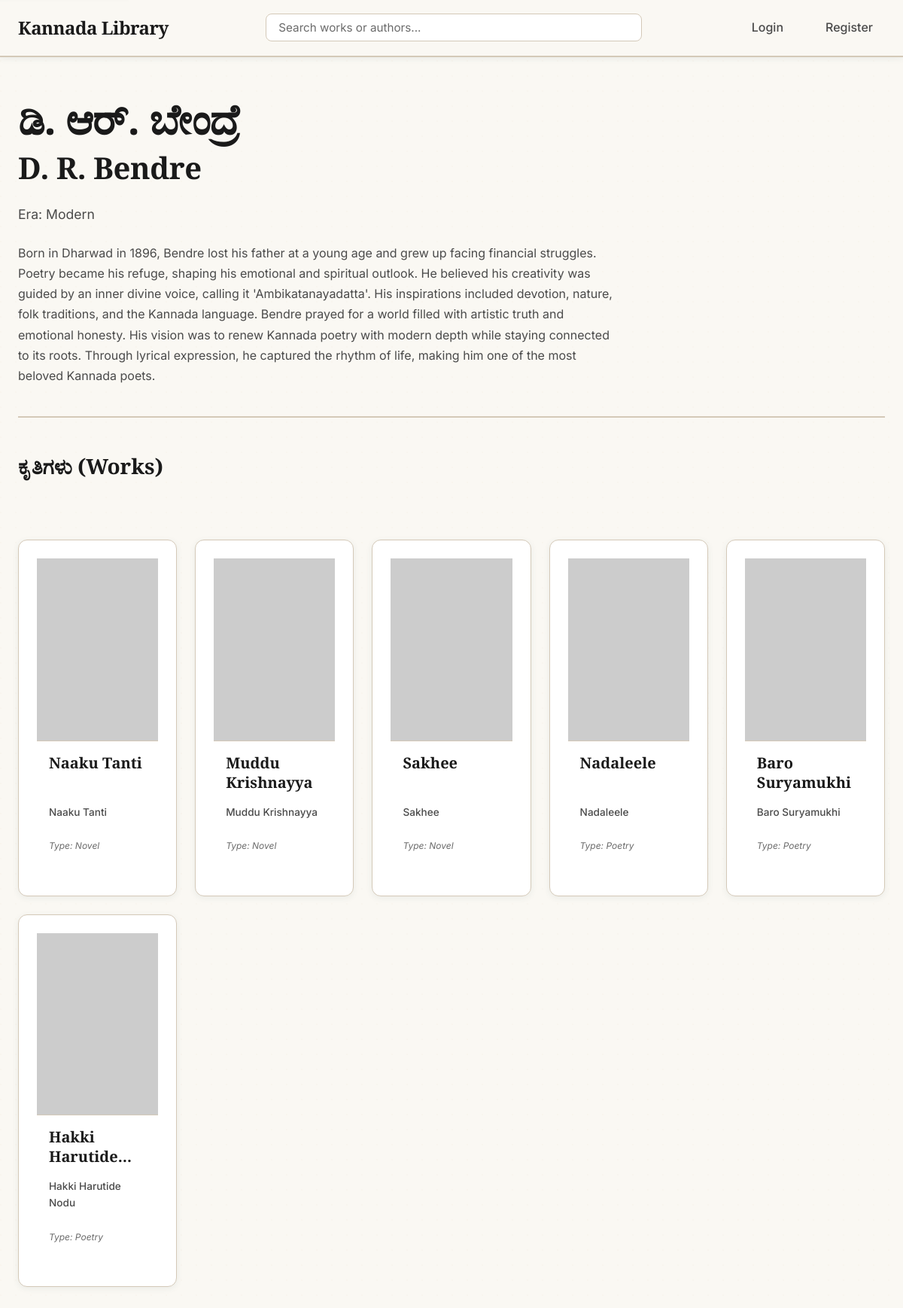
The page /author/6 on the database its author committed.
### tables this page shows
CREATE TABLE Author (
    author_id INTEGER PRIMARY KEY AUTOINCREMENT,
    name_kannada TEXT NOT NULL,
    name_english TEXT NOT NULL,
    biography TEXT,
    image_url TEXT, -- e.g., 'kuvempu.jpg'
    era TEXT
);

CREATE TABLE Work (
    work_id INTEGER PRIMARY KEY AUTOINCREMENT,
    author_id INTEGER NOT NULL,
    title_kannada TEXT NOT NULL,
    title_english TEXT NOT NULL,
    synopsis TEXT,
    cover_image_url TEXT, -- e.g., 'kanooru_heggadithi.jpg'
    type TEXT, -- 'Novel', 'Poetry', 'Play'
    FOREIGN KEY (author_id) REFERENCES Author (author_id)
);

### app.py (the view)
@app.route('/author/<int:author_id>')
def author_details(author_id):
    db = get_db()
    author = db.execute('SELECT * FROM Author WHERE author_id = ?', (author_id,)).fetchone()
    if author is None:
        abort(404)
    works = db.execute('SELECT * FROM Work WHERE author_id = ?', (author_id,)).fetchall()
    return render_template('author.html', author=author, works=works)

### app.py (called while the page is built)
def get_db():
    db = getattr(g, '_database', None)
    if db is None:
        db = g._database = sqlite3.connect(DATABASE)
        db.row_factory = sqlite3.Row
    return db

@app.teardown_appcontext
def close_connection(exception):
    db = getattr(g, '_database', None)
    if db is not None:
        db.close()

### templates/author.html (shortened to what this page needs)
{% extends "layout.html" %}
{% block content %}
    <div class="author-header">
        <h1>{{ author.name_kannada }}</h1>
        <h2>{{ author.name_english }}</h2>
        {% if author.era %}
            <p class="author-era">Era: {{ author.era }}</p>
        {% endif %}
        {% if author.biography %}
            <p class="author-bio">{{ author.biography }}</p>
        {% endif %}
    </div>
    <div class="works-list">
        <h3>ಕೃತಿಗಳು (Works)</h3>
        {% if works %}
            <div class="work-grid">
                {% for work in works %}
                    <a href="{{ url_for('work_details', work_id=work.work_id) }}" class="work-card">
                        <div class="work-poster">
                            {% if work.cover_image_url %}
                                <img
                                    src="{{ url_for('static', filename='images/' + work.cover_image_url) }}"
                                    alt="Cover for {{ work.title_english }}"
                                    loading="lazy"
                                >
                            {% else %}
                                <img
                                    src="https://placehold.co/500x750/f5f2eb/6b6b6b?text={{ work.title_english|urlencode }}"
                                    alt="Cover for {{ work.title_english }}"
                                    loading="lazy"
                                >
                            {% endif %}
                        </div>
                        <div class="work-details">
                            <h3 class="work-title">{{ work.title_kannada }}</h3>
                            <p class="work-author">{{ work.title_english }}</p>
                            <p class="work-type">Type: {{ work.type }}</p>
                        </div>
                    </a>
                {% endfor %}
            </div>
        {% else %}
            <p>No works available for this author.</p>
        {% endif %}
    </div>
{% endblock %}

### static/style.css (style rules this page uses)
:root { --bg-primary: #faf8f3; --bg-secondary: #f5f2eb; --bg-tertiary: #f0ede5; --bg-card: #ffffff; --bg-hover: #f8f6f0; --text-primary: #1a1a1a; --text-secondary: #4a4a4a; --text-muted: #6b6b6b; --accent-primary: #2d5a5f; --accent-secondary: #3d6b7a; --accent-tertiary: #4a7c8a; --accent-hover: #1f4a4f; --highlight: #d4a574; --highlight-light: #e8c9a0; --highlight-dark: #b8935a; --border-color: #d4c9b8; --shadow-sm: 0 2px 8px rgba(45, 90, 95, 0.08); --shadow-md: 0 4px 16px rgba(45, 90, 95, 0.12); --shadow-lg: 0 8px 32px rgba(45, 90, 95, 0.15); --shadow-glow: 0 0 20px rgba(212, 165, 116, 0.2); --spacing-xs: 0.5rem; --spacing-sm: 1rem; --spacing-md: 1.5rem; --spacing-lg: 2rem; --spacing-xl: 3rem; --spacing-2xl: 4rem; --font-primary: 'Inter', -apple-system, BlinkMacSystemFont, 'Segoe UI', sans-serif; --font-display: 'Playfair Display', Georgia, serif; --transition-fast: 150ms ease; --transition-base: 250ms ease; --transition-slow: 350ms ease; --radius-sm: 4px; --radius-md: 8px; --radius-lg: 12px; --radius-xl: 16px; }
* { margin: 0; padding: 0; box-sizing: border-box; }
html { font-size: 16px; scroll-behavior: smooth; color-scheme: light; overflow-y: scroll; scrollbar-width: none; -ms-overflow-style: none; }
body { font-family: var(--font-primary); background-color: var(--bg-primary) !important; background-image: radial-gradient(circle at 1px 1px, rgba(212, 165, 116, 0.03) 1px, transparent 0); background-size: 20px 20px; color: var(--text-primary) !important; line-height: 1.6; -webkit-font-smoothing: antialiased; -moz-osx-font-smoothing: grayscale; min-height: 100vh; }
h1, h2, h3, h4, h5, h6 { font-family: var(--font-display); font-weight: 700; line-height: 1.2; color: var(--text-primary); margin-bottom: var(--spacing-md); }
h1 { font-size: clamp(2rem, 5vw, 3.5rem); letter-spacing: -0.02em; }
h2 { font-size: clamp(1.5rem, 4vw, 2.5rem); letter-spacing: -0.01em; }
h3 { font-size: clamp(1.25rem, 3vw, 1.75rem); }
p { margin-bottom: var(--spacing-sm); color: var(--text-secondary); }
a { color: var(--accent-primary); text-decoration: none; transition: color var(--transition-fast); }
.work-grid, .film-grid { display: grid; grid-template-columns: repeat(auto-fill, minmax(180px, 1fr)); gap: var(--spacing-md); margin-top: var(--spacing-lg); }
.work-card, .film-card { background-color: var(--bg-card); border-radius: var(--radius-lg); overflow: hidden; transition: all var(--transition-base); cursor: pointer; border: 1px solid var(--border-color); display: flex; flex-direction: column; box-shadow: var(--shadow-sm); }
.film-poster, .work-poster { position: relative; width: 100%; padding-top: 150%; overflow: hidden; background-color: var(--bg-secondary); border-bottom: 1px solid var(--border-color); }
.film-poster img, .work-poster img { position: absolute; top: 0; left: 0; width: 100%; height: 100%; object-fit: cover; transition: transform var(--transition-slow); }
.film-details, .work-details { padding: var(--spacing-sm); flex: 1; display: flex; flex-direction: column; }
.film-title, .work-title { font-size: 0.95rem; font-weight: 600; color: var(--text-primary); margin-bottom: var(--spacing-xs); line-height: 1.3; display: -webkit-box; -webkit-line-clamp: 2; line-clamp: 2; -webkit-box-orient: vertical; overflow: hidden; }
.film-year, .work-author { font-size: 0.85rem; color: var(--text-secondary); margin-top: auto; font-weight: 500; }
.work-type { font-size: 0.75rem; color: var(--text-muted); margin-top: var(--spacing-xs); font-style: italic; }
.main-header, .work-header, .profile-header, .author-header { margin-bottom: var(--spacing-xl); padding-bottom: var(--spacing-md); border-bottom: 2px solid var(--border-color); }
.main-header h1, .work-header h1, .profile-header h1, .author-header h1 { margin-bottom: var(--spacing-xs); }
.work-header h2, .author-header .author-era { color: var(--text-secondary); font-size: 1.1rem; font-weight: 400; margin-bottom: var(--spacing-md); }
.author-bio { color: var(--text-secondary); line-height: 1.7; max-width: 800px; }
.author-header { margin-bottom: var(--spacing-xl); }
.works-list { display: grid; gap: var(--spacing-md); margin-top: var(--spacing-lg); }
.works-list .work-card { padding: var(--spacing-md); }
.works-list .work-card h3 { margin-bottom: var(--spacing-sm); font-size: 1.25rem; }
.author-era { color: var(--text-muted); font-size: 0.85rem; margin-top: var(--spacing-xs); }
img { max-width: 100%; height: auto; }

### rows shown on the page
Author: name_kannada "ಡಿ. ಆರ್. ಬೇಂದ್ರೆ", name_english "D. R. Bendre", era "Modern", biography "Born in Dharwad in 1896, Bendre lost his father at a young age and grew up facing financial struggles. Poetry became his refuge, shaping his emotional and spiritual outlook. He believed his creativity was guided by an inner divine voice, calling it 'Ambikatanayadatta'. His inspirations included devotion, nature, folk traditions, and the Kannada language. Bendre prayed for a world filled with artistic truth and emotional honesty. His vision was to renew Kannada poetry with modern depth while staying connected to its roots. Through lyrical expression, he captured the rhythm of life, making him one of the most beloved Kannada poets."
Work: title_kannada "Naaku Tanti", title_english "Naaku Tanti", type "Novel"
Work: title_kannada "Muddu Krishnayya", title_english "Muddu Krishnayya", type "Novel"
Work: title_kannada "Sakhee", title_english "Sakhee", type "Novel"
Work: title_kannada "Nadaleele", title_english "Nadaleele", type "Poetry"
Work: title_kannada "Baro Suryamukhi", title_english "Baro Suryamukhi", type "Poetry"
Work: title_kannada "Hakki…", title_english "Hakki Harutide Nodu", type "Poetry"
